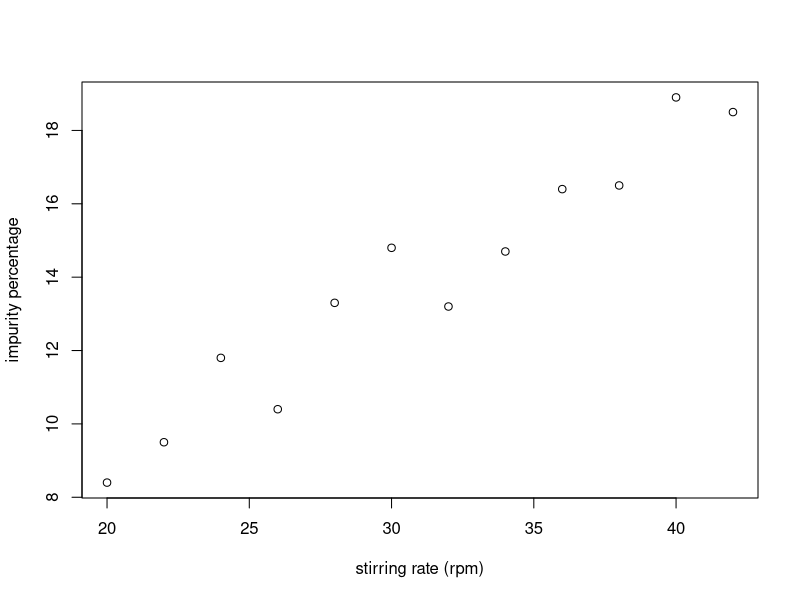

This figure's R source:
# Clear all variables
rm(list = ls())

# Example 11.1 ~ stirring revs per minute | impurity percentages
# create stirring variable going from 20 - 42 in increments of 2
stirring.rpm <- seq(20,42,2)

# Input data
impurity.percentage <- c(8.4, 9.5, 11.8, 10.4, 13.3, 14.8, 13.2, 14.7, 16.4, 16.5, 18.9, 18.5)

# create data frame of rpms to impurities
paint.data <- data.frame(stirring.rpm,impurity.percentage) 

paint.data

attach(paint.data)
# Draw a scatter plot
plot(stirring.rpm, impurity.percentage, xlab="stirring rate (rpm)", ylab="impurity percentage")




# Exercise 11.1
initial.weight <- c(50,64,76,64,74,60,69,68,56,48,57,59,46,45,65)
weight.gain <- c(128,159,158,119,133,112,96,126,132,118,107,106,82,103,104)
kitty.data <- data.frame(initial.weight, weight.gain)
